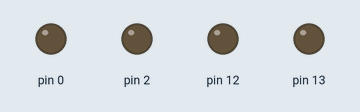
A sketch run on a simulated Arduino Uno, built with avr-gcc and run on an emulated ATmega328P. On the bench: output pins drawn as LEDs (lit = HIGH).

Above: at 0.5 s.
At 3.5 s:
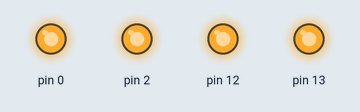
Timing chart, 0 to 4.6 s (numbered marks = the images above):
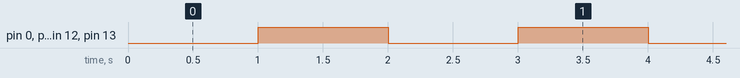

The sketch:

sketch_jun18a.ino
```cpp
void setup() {
  pinMode(12, OUTPUT);
  pinMode(13, OUTPUT);
  pinMode(0, OUTPUT);
  pinMode(2, OUTPUT);

}

void loop() {
    delay(1000);

  digitalWrite(12, HIGH);
  digitalWrite(13, HIGH);   // turn the LED on (HIGH is the voltage level)
  digitalWrite(0, HIGH);
  digitalWrite(2, HIGH);

  delay(1000);

  digitalWrite(12, LOW);
  digitalWrite(13, LOW);   // turn the LED on (HIGH is the voltage level)
  digitalWrite(0, LOW);
  digitalWrite(2, LOW);

}
```

Measured:
- by itself, pin 0, pin 2, pin 12, pin 13: alternates HIGH for 1.0 s and LOW for 1.0 s
